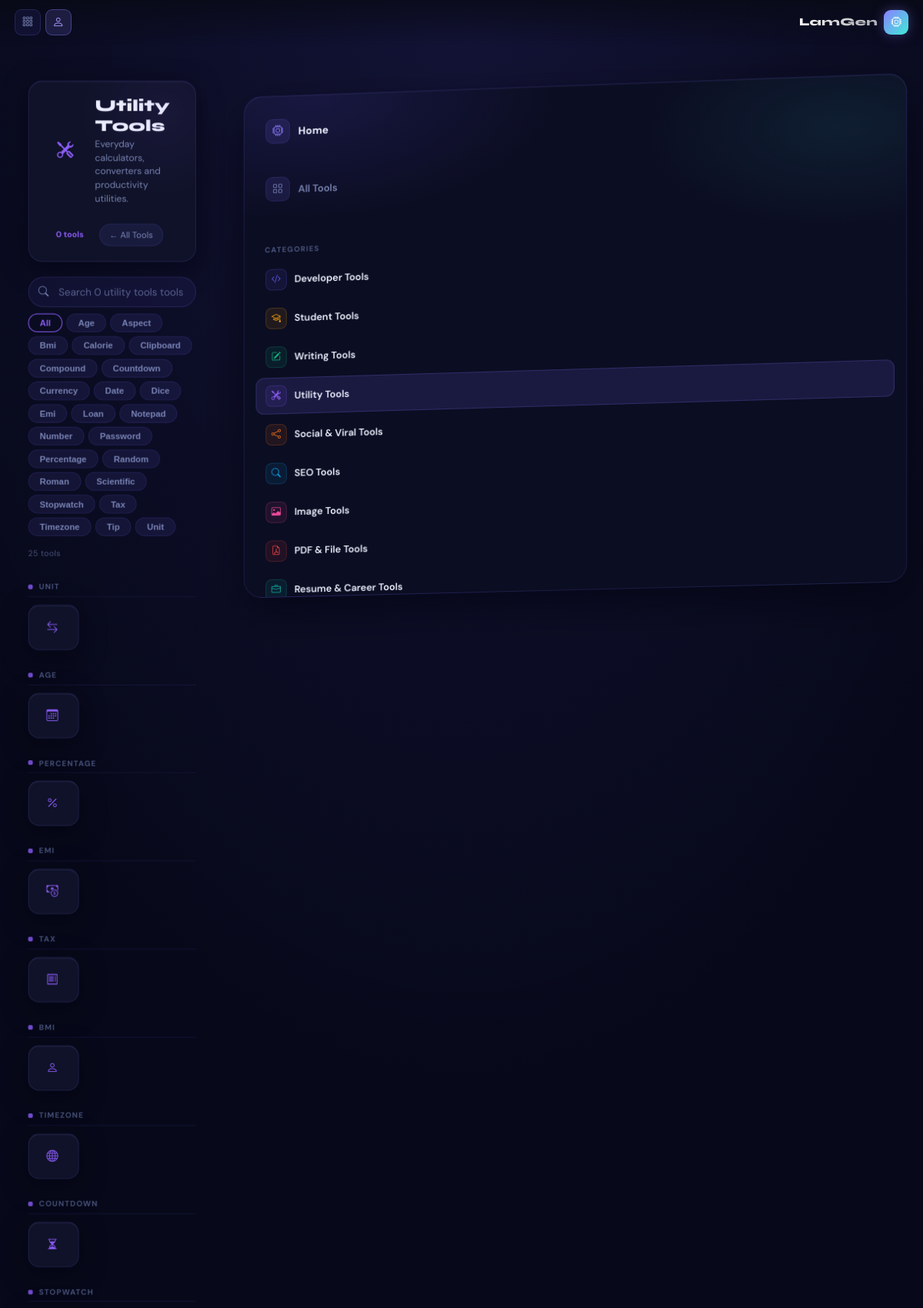
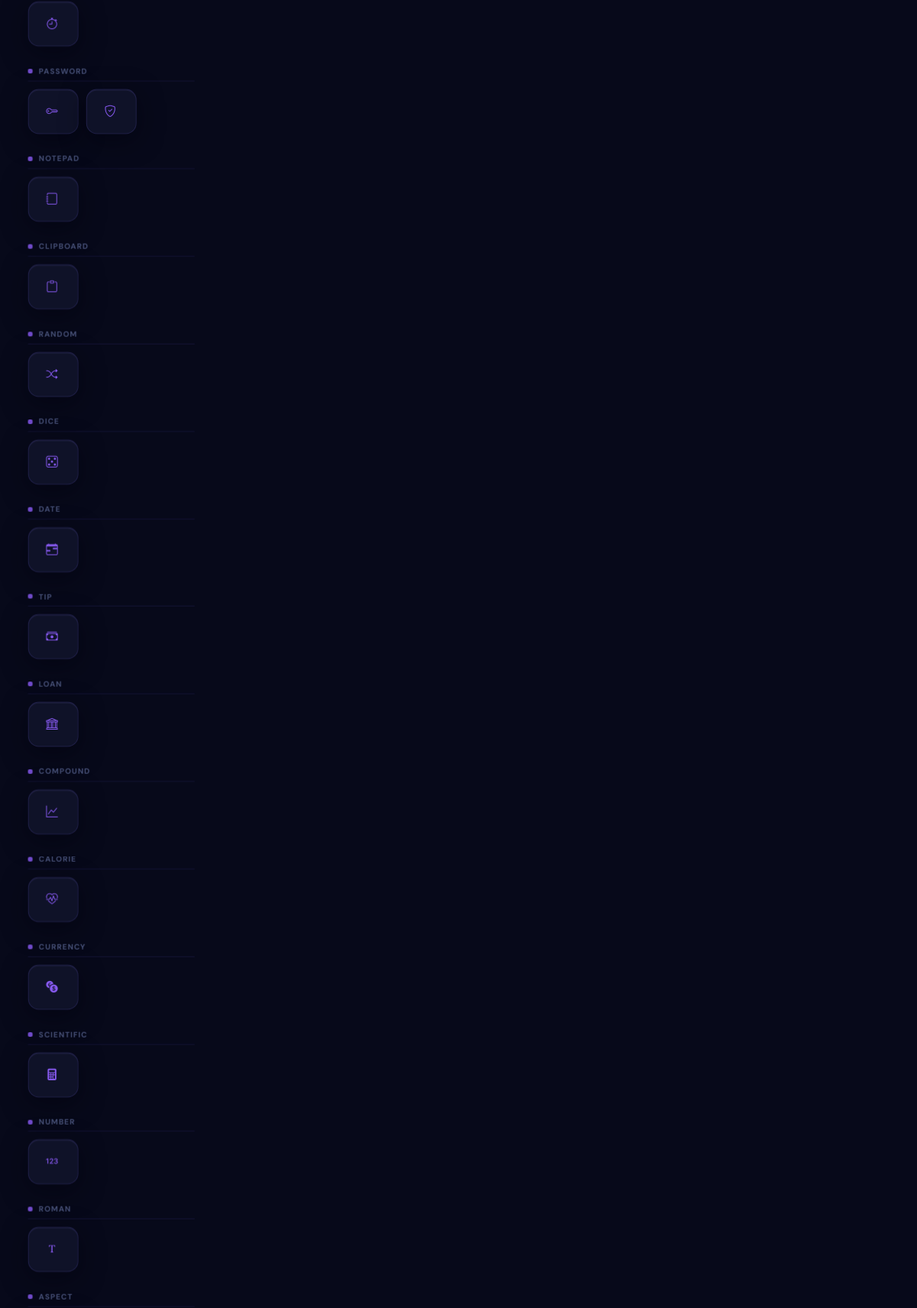
The page /tools/utility-tools/ (upper part) on the database its author committed (2 pictures, top to bottom).
### tools/models.py (models this page shows, shortened)
class ToolCategory(models.Model):
    name = models.CharField(max_length=100)
    slug = models.SlugField(unique=True)
    icon = models.CharField(max_length=60, default='bi-tools')
    color_from = models.CharField(max_length=30, default='#6C63FF')
    color_to = models.CharField(max_length=30, default='#00F5D4')
    description = models.TextField(blank=True)
    short_desc = models.CharField(max_length=200, blank=True)
    order = models.IntegerField(default=0)
    is_active = models.BooleanField(default=True)
    class Meta:
        ordering = ['order', 'name']
        verbose_name_plural = 'Tool Categories'
    def get_absolute_url(self):
        from django.urls import reverse
        return reverse('tools:category', kwargs={'category_slug': self.slug})

class Tool(models.Model):
    name = models.CharField(max_length=150)
    slug = models.SlugField(unique=True)
    category = models.ForeignKey(ToolCategory, on_delete=models.CASCADE, related_name='tools')
    description = models.TextField()
    short_desc = models.CharField(max_length=255)
    icon = models.CharField(max_length=60, default='bi-wrench')
    template_name = models.CharField(max_length=200)  # e.g. "tools/developer/json-formatter.html"
    is_active = models.BooleanField(default=True)
    is_featured = models.BooleanField(default=False)
    is_new = models.BooleanField(default=False)
    is_pro = models.BooleanField(default=False)
    view_count = models.BigIntegerField(default=0)
    usage_count = models.BigIntegerField(default=0)
    tags = models.CharField(max_length=500, blank=True, help_text='Comma-separated tags')
    meta_title = models.CharField(max_length=70, blank=True)
    meta_description = models.CharField(max_length=160, blank=True)
    order = models.IntegerField(default=0)
    created_at = models.DateTimeField(auto_now_add=True)
    updated_at = models.DateTimeField(auto_now=True)
    class Meta:
        ordering = ['category__order', 'order', 'name']
    def get_absolute_url(self):
        from django.urls import reverse
        return reverse('tools:tool', kwargs={
            'category_slug': self.category.slug,
            'tool_slug': self.slug,
        })

### tools/views.py (the view, shortened to what this page needs)
# urls.py: path('<slug:category_slug>/', views.category_view, name='category'),
@cache_control(public=True, max_age=600)
def category_view(request, category_slug):
    category = get_object_or_404(ToolCategory, slug=category_slug, is_active=True)
    tools = list(Tool.objects.filter(category=category, is_active=True).order_by('order', 'name'))
    bookmarked_slugs = []
    if request.user.is_authenticated:
        bookmarked_slugs = list(
            ToolBookmark.objects.filter(user=request.user, tool__category=category).values_list('tool__slug', flat=True)
        )
    tool_groups = {}
    for tool in tools:
        group_name = "Other Utilities"
        if tool.tags:
            group_name = tool.tags.split(',')[0].strip().title()
        if group_name not in tool_groups:
            tool_groups[group_name] = []
        tool_groups[group_name].append(tool)
    sorted_groups = []
    for k in sorted(tool_groups.keys()):
        if k != "Other Utilities":
            sorted_groups.append((k, tool_groups[k]))
    if "Other Utilities" in tool_groups:
        sorted_groups.append(("Other Utilities", tool_groups["Other Utilities"]))
    import json as _json
    from .utils.metadata import build_breadcrumb_schema, build_category_schema
    cat_name = category.name
    tool_count = len(tools)
    meta_title = f'{cat_name} — {tool_count} Free Online Tools | LamGen'[:70]
    meta_desc = (
        category.description[:157] + '...'
        if category.description and len(category.description) > 160
        else category.description
        or f'Free {cat_name.lower()} online. {tool_count} tools — no download, no signup, instant results.'
    )
    breadcrumb_schema = _json.dumps(build_breadcrumb_schema(request, category))
    category_schema = _json.dumps(build_category_schema(category, tools, request))
    featured = [t for t in tools if t.is_featured][:4]
    trending = sorted(tools, key=lambda t: -t.view_count)[:6]
    newest = [t for t in tools if t.is_new][:4]
    return render(request, 'tools/category.html', {
        'category': category,
        'tools': tools,
        'tool_groups': sorted_groups,
        'bookmarked_slugs': bookmarked_slugs,
        'featured_tools': featured,
        'trending_tools': trending,
        'newest_tools': newest,
        'tool_count': tool_count,
        'page_title': meta_title,
        'meta_description': meta_desc,
        'canonical_url': request.build_absolute_uri(category.get_absolute_url()),
        'schema_json': category_schema,
        'breadcrumb_schema': breadcrumb_schema,
    })

### tools/context_processors.py (called while the page is built, shortened)
def tools_context(request):
    categories = cache.get('tool_categories_nav_v2')
    if categories is None:
        categories = list(
            ToolCategory.objects.filter(is_active=True).prefetch_related('tools').order_by('order', 'name')
        )
        cache.set('tool_categories_nav_v2', categories, 60 * 30)
    bookmarked_slugs = []
    return {
        'nav_categories': categories,
        'bookmarked_slugs': bookmarked_slugs,
    }

### tools/utils/metadata.py (called while the page is built, shortened)
def build_breadcrumb_schema(request, category, tool=None) -> dict:
    items = [
        {
            "@type": "ListItem",
            "position": 1,
            "name": "LamGen",
            "item": request.build_absolute_uri("/"),
        },
        {
            "@type": "ListItem",
            "position": 2,
            "name": "Tools",
            "item": request.build_absolute_uri("/tools/"),
        },
        {
            "@type": "ListItem",
            "position": 3,
            "name": category.name,
            "item": request.build_absolute_uri(category.get_absolute_url()),
        },
    ]
    return {
        "@context": "https://schema.org",
        "@type": "BreadcrumbList",
        "itemListElement": items,
    }

def build_category_schema(category, tools, request) -> dict:
    return {
        "@context": "https://schema.org",
        "@type": "CollectionPage",
        "name": f"{category.name} — Free Online Tools",
        "description": category.description or category.short_desc,
        "url": request.build_absolute_uri(category.get_absolute_url()),
        "hasPart": [
            {
                "@type": "SoftwareApplication",
                "name": tool.name,
                "url": request.build_absolute_uri(tool.get_absolute_url()),
                "applicationCategory": "UtilitiesApplication",
                "offers": {"@type": "Offer", "price": "0"},
            }
            for tool in tools[:10]
        ],
    }

### templates/tools/category.html (shortened to what this page needs)
{% extends "base.html" %}
{% load static %}
{% block content %}
<div class="cat-shell">
    <header class="cat-header" itemscope itemtype="https://schema.org/CollectionPage">
        <div class="cat-header-left">
            <div class="cat-header-icon" aria-hidden="true"><i class="{{ category.icon }}"></i></div>
            <div class="cat-header-text">
                <h1>{{ category.name }}</h1>
                <p>{{ category.description|default:category.short_desc|truncatechars:120 }}</p>
            </div>
        </div>
        <div class="cat-header-right">
            <span class="cat-tool-count">{{ tool_count|default:tools|length }} tools</span>
            <a href="{% url 'tools:index' %}" class="cat-back-link">← All Tools</a>
        </div>
    </header>
    <div class="cat-controls">
        <div class="cat-search-wrap">
            <i class="bi bi-search cat-search-icon" aria-hidden="true"></i>
            <input type="text"
                   id="catSearch"
                   class="cat-search"
                   placeholder="Search {{ tool_count|default:tools|length }} {{ category.name|lower }} tools…"
                   autocomplete="off"
                   aria-label="Search tools in {{ category.name }}">
        </div>
        {% if tool_groups|length > 1 %}
        <div class="group-pills" id="groupPills" role="group" aria-label="Filter by type">
            <button class="group-pill active" data-group="all">All</button>
            {% for group_name, tools_list in tool_groups %}
            <button class="group-pill" data-group="{{ forloop.counter }}">{{ group_name }}</button>
            {% endfor %}
        </div>
        {% endif %}
    </div>
    <div class="cat-meta" id="catMeta" aria-live="polite">{{ tool_count|default:tools|length }} tools</div>
    <div class="cat-tool-grid" id="catGrid" role="list" aria-label="{{ category.name }} tools"></div>
</div>
{% endblock %}

### templates/base.html (shortened to what this page needs)
<!DOCTYPE html>
<html lang="en">
<head>
    {% load static %}
    {% load static %}
    <link href="https://cdn.jsdelivr.net/npm/bootstrap-icons@1.11.3/font/bootstrap-icons.min.css" rel="stylesheet" media="print" onload="this.media='all'">
    {% load static %}
    <link rel="stylesheet" href="{% static 'css/main.css' %}">
</head>
    <div class="space-bg">
        <div class="light-beams"></div>
        <div class="planet"></div>
        <div class="stars"></div>
        <div class="rune-particles"></div>
        <div class="particles"></div>
    </div>
    <div class="top-nav-wrapper">
      <div class="top-nav-inner">
        <div class="nav-left">
          <a href="{% url 'tools:index' %}" class="nav-action-btn" title="All Tools" aria-label="All Tools">
            <i class="bi bi-grid-3x3-gap"></i>
          </a>
          <div class="nav-dropdown">
            <button class="profile-btn nav-dropdown-toggle"
                    onclick="this.closest('.nav-dropdown').classList.toggle('open')"
                    aria-label="Account menu"
                    aria-haspopup="true">
              {% if user.is_authenticated %}
              <i class="bi bi-person-fill"></i>
              {% else %}
              <i class="bi bi-person"></i>
              {% endif %}
            </button>
          </div>
        </div>
        <a href="{% url 'home' %}" class="nav-brand" aria-label="LamGen Home">
          <span class="nav-brand-name">LamGen</span>
          <div class="nav-brand-mark"><i class="bi bi-cpu"></i></div>
        </a>
      </div>
    </div>
    <main class="tools-shell">
        <div class="tools-main">
            {% block content %}{% endblock %}
        </div>
        <aside class="spatial-panel tools-actions" style="padding:1.25rem 1rem; justify-content:flex-start; overflow-y:auto; display:flex; flex-direction:column; gap:1.5rem;">
            {% block right_sidebar %}
            <a href="{% url 'home' %}"
               style="display:flex; align-items:center; gap:11px; padding:10px 12px; border-radius:12px; text-decoration:none; color:var(--lg-text); background:{% if request.path == '/' %}rgba(139,127,255,0.16){% else %}transparent{% endif %}; border:1px solid {% if request.path == '/' %}rgba(139,127,255,0.30){% else %}transparent{% endif %}; transition:all 0.18s;"
               onmouseover="if(!this.style.background.includes('139'))this.style.background='rgba(120,110,255,0.11)'"
               onmouseout="if(!this.style.background.includes('139'))this.style.background='transparent'">
                <div style="width:32px; height:32px; border-radius:9px; background:{% if request.path == '/' %}rgba(139,127,255,0.28){% else %}rgba(120,110,255,0.12){% endif %}; display:flex; align-items:center; justify-content:center; flex-shrink:0; border:1px solid {% if request.path == '/' %}rgba(139,127,255,0.40){% else %}rgba(120,110,255,0.14){% endif %};">
                    <i class="bi bi-cpu" style="color:{% if request.path == '/' %}#fff{% else %}var(--lg-violet){% endif %}; font-size:0.95rem;"></i>
                </div>
                <span style="font-weight:700; font-size:0.92rem; letter-spacing:0.2px;">Home</span>
            </a>
            <a href="{% url 'tools:index' %}"
               style="display:flex; align-items:center; gap:11px; padding:10px 12px; border-radius:12px; text-decoration:none; color:var(--lg-text); background:{% if request.path == '/tools/' %}rgba(139,127,255,0.12){% else %}transparent{% endif %}; border:1px solid {% if request.path == '/tools/' %}rgba(139,127,255,0.22){% else %}transparent{% endif %}; transition:all 0.18s;"
               onmouseover="if(!this.style.background.includes('139'))this.style.background='rgba(120,110,255,0.11)'"
               onmouseout="if(!this.style.background.includes('139'))this.style.background='transparent'">
                <div style="width:32px; height:32px; border-radius:9px; background:rgba(120,110,255,0.12); display:flex; align-items:center; justify-content:center; flex-shrink:0; border:1px solid rgba(120,110,255,0.14);">
                    <i class="bi bi-grid" style="color:var(--lg-text-muted); font-size:0.9rem;"></i>
                </div>
                <span style="font-weight:600; font-size:0.88rem; color:var(--lg-text-muted);">All Tools</span>
            </a>
            <div style="height:1px; background:linear-gradient(90deg,transparent,rgba(120,110,255,0.14) 30%,rgba(120,110,255,0.14) 70%,transparent); margin:0 0.25rem;"></div>
            <div style="display:flex; flex-direction:column; gap:3px;">
                <div style="font-size:0.65rem; font-weight:700; text-transform:uppercase; letter-spacing:1.2px; color:var(--lg-text-helper); padding:0 12px; margin-bottom:4px;">Categories</div>
                {% for cat in nav_categories %}
                <a href="{{ cat.get_absolute_url }}"
                   style="display:flex; align-items:center; gap:10px; padding:9px 12px; border-radius:11px; text-decoration:none; color:var(--lg-text); background:{% if request.path == cat.get_absolute_url %}rgba(120,110,255,0.14){% else %}transparent{% endif %}; border:1px solid {% if request.path == cat.get_absolute_url %}rgba(130,120,255,0.20){% else %}transparent{% endif %}; transition:all 0.18s;"
                   onmouseover="if(!this.style.background.includes('0.09'))this.style.background='rgba(120,110,255,0.10)'"
                   onmouseout="if(!this.style.background.includes('0.09'))this.style.background='transparent'">
                    <div style="width:28px; height:28px; border-radius:8px; background:{{ cat.color_from }}18; border:1px solid {{ cat.color_from }}33; display:flex; align-items:center; justify-content:center; flex-shrink:0;">
                        <i class="{{ cat.icon }}" style="color:{{ cat.color_from }}; font-size:0.82rem;"></i>
                    </div>
                    <span style="font-weight:600; font-size:0.86rem;">{{ cat.name }}</span>
                </a>
                {% endfor %}
            </div>
            {% endblock %}
        </aside>
    </main>
    {% load static %}
</body>
</html>

### rows shown on the page
ToolCategory: name "Utility Tools", description "Everyday calculators, converters and productivity utilities.", name "Search 0 utility tools tools…"
Tool: group_name "Age"
Tool: group_name "Aspect"
Tool: group_name "Bmi"
Tool: group_name "Calorie"
Tool: group_name "Clipboard"
Tool: group_name "Compound"
Tool: group_name "Countdown"
Tool: group_name "Currency"
Tool: group_name "Date"
Tool: group_name "Dice"
Tool: group_name "Emi"
Tool: group_name "Loan"
Tool: group_name "Notepad"
Tool: group_name "Number"
Tool: group_name "Password"
Tool: group_name "Percentage"
Tool: group_name "Random"
Tool: group_name "Roman"
Tool: group_name "Scientific"
Tool: group_name "Stopwatch"
Tool: group_name "Tax"
Tool: group_name "Timezone"
Tool: group_name "Tip"
Tool: group_name "Unit"
ToolCategory: name "Developer Tools"
ToolCategory: name "Student Tools"
ToolCategory: name "Writing Tools"
ToolCategory: name "Social & Viral Tools"
ToolCategory: name "SEO Tools"
ToolCategory: name "Image Tools"
ToolCategory: name "PDF & File Tools"
ToolCategory: name "Resume & Career Tools"

### other values the page prints
{{ tool_count|default:tools|length }} "0"
